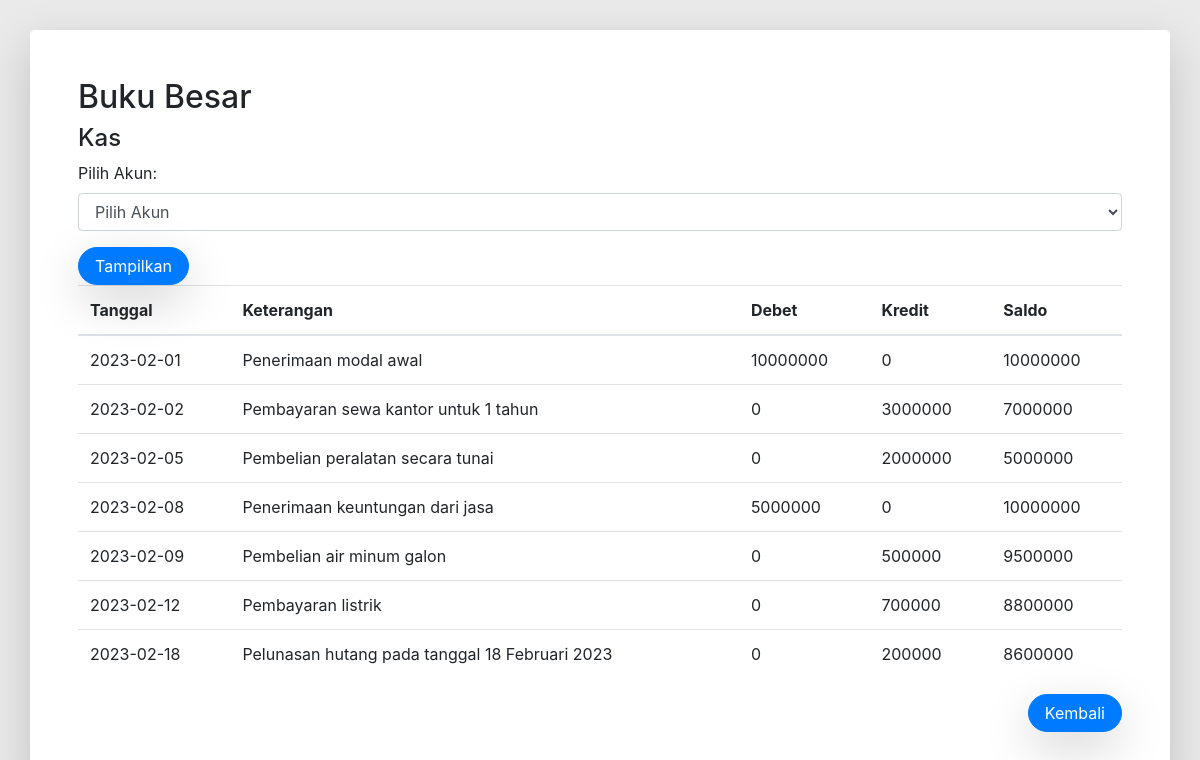
The app's page /buku_besar.php?selectedAccount=Kas with its own data.
### tables this page shows
CREATE TABLE `table_transaksi` (
  `no_transaksi` int(11) NOT NULL,
  `tanggal` date NOT NULL,
  `nama_transaksi` text NOT NULL,
  `akun_debet` varchar(30) NOT NULL,
  `akun_kredit` varchar(30) NOT NULL,
  `nominal` int(11) NOT NULL
);

### buku_besar.php (the view, shortened to what this page needs)
<!DOCTYPE html>
<html lang="en">
<head>
  <link rel="stylesheet" href="https://stackpath.bootstrapcdn.com/bootstrap/4.5.2/css/bootstrap.min.css">
</head>
<body>
  <div class="container bg-white rounded-lg p-5 shadow-lg">
    <div class="">
      <h2>Buku Besar</h2>
      <?php
      if (isset($_GET['selectedAccount']) && !empty($_GET['selectedAccount'])) {
          echo '<h4>' . $_GET['selectedAccount'] . '</h4>';
      }
      ?>
    </div>
    <form method="GET">
      <div class="form-group">
        <label for="selectAkun">Pilih Akun:</label>
        <select class="form-control" id="selectAkun" name="selectedAccount">
          <option value="">Pilih Akun</option>
          <?php
          $connection = mysqli_connect('localhost', 'root', '', 'aplikasiakuntansi');
          ?>
        </select>
      </div>
      <button type="submit" class="btn btn-primary rounded-pill px-3 shadow-lg">Tampilkan</button>
    </form>
    <?php
    if (isset($_GET['selectedAccount']) && !empty($_GET['selectedAccount'])) {
        $selectedAccount = $_GET['selectedAccount'];
        $query_buku_besar = "SELECT tanggal, nama_transaksi,
                                    CASE WHEN akun_debet = '$selectedAccount' THEN nominal ELSE 0 END AS debet,
                                    CASE WHEN akun_kredit = '$selectedAccount' THEN nominal ELSE 0 END AS kredit
                                    FROM table_transaksi
                                    WHERE akun_debet = '$selectedAccount' OR akun_kredit = '$selectedAccount'";
        $result_buku_besar = mysqli_query($connection, $query_buku_besar);
        echo '<table class="table">
                <thead>
                  <tr>
                    <th scope="col">Tanggal</th>
                    <th scope="col">Keterangan</th>
                    <th scope="col">Debet</th>
                    <th scope="col">Kredit</th>
                    <th scope="col">Saldo</th>
                  </tr>
                </thead>
                <tbody>';
        $saldo = 0;
        while ($row_buku_besar = mysqli_fetch_assoc($result_buku_besar)) {
            $saldo += $row_buku_besar['debet'] - $row_buku_besar['kredit'];
            $saldo_positif = abs($saldo);
            echo "<tr>";
            echo "<td>" . $row_buku_besar['tanggal'] . "</td>";
            echo "<td>" . $row_buku_besar['nama_transaksi'] . "</td>";
            echo "<td>" . $row_buku_besar['debet'] . "</td>";
            echo "<td>" . $row_buku_besar['kredit'] . "</td>";
            echo "<td>" . $saldo_positif . "</td>";
            echo "</tr>";
        }
        echo '</tbody></table>';
    }
    ?>
    <div class="text-right mb-2">
      <a href="index.php" class="btn btn-primary rounded-pill px-3 shadow-lg">Kembali</a>
    </div>
  </div>
</body>
</html>

### buku_besar.php (style rules this page uses)
body { padding-top: 30px; background: #eaeaea; }

### records on screen
table_transaksi: tanggal "2023-02-01", nama_transaksi "Penerimaan modal awal", debet "10000000", kredit "0", saldo_positif "10000000"
table_transaksi: tanggal "2023-02-02", nama_transaksi "Pembayaran sewa kantor untuk 1 tahun", debet "0", kredit "3000000", saldo_positif "7000000"
table_transaksi: tanggal "2023-02-05", nama_transaksi "Pembelian peralatan secara tunai", debet "0", kredit "2000000", saldo_positif "5000000"
table_transaksi: tanggal "2023-02-08", nama_transaksi "Penerimaan keuntungan dari jasa", debet "5000000", kredit "0", saldo_positif "10000000"
table_transaksi: tanggal "2023-02-09", nama_transaksi "Pembelian air minum galon", debet "0", kredit "500000", saldo_positif "9500000"
table_transaksi: tanggal "2023-02-12", nama_transaksi "Pembayaran listrik", debet "0", kredit "700000", saldo_positif "8800000"
table_transaksi: tanggal "2023-02-18", nama_transaksi "Pelunasan hutang pada tanggal 18 Februari 2023", debet "0", kredit "200000", saldo_positif "8600000"

### other values on screen
$_GET['selectedAccount'] "Kas"
